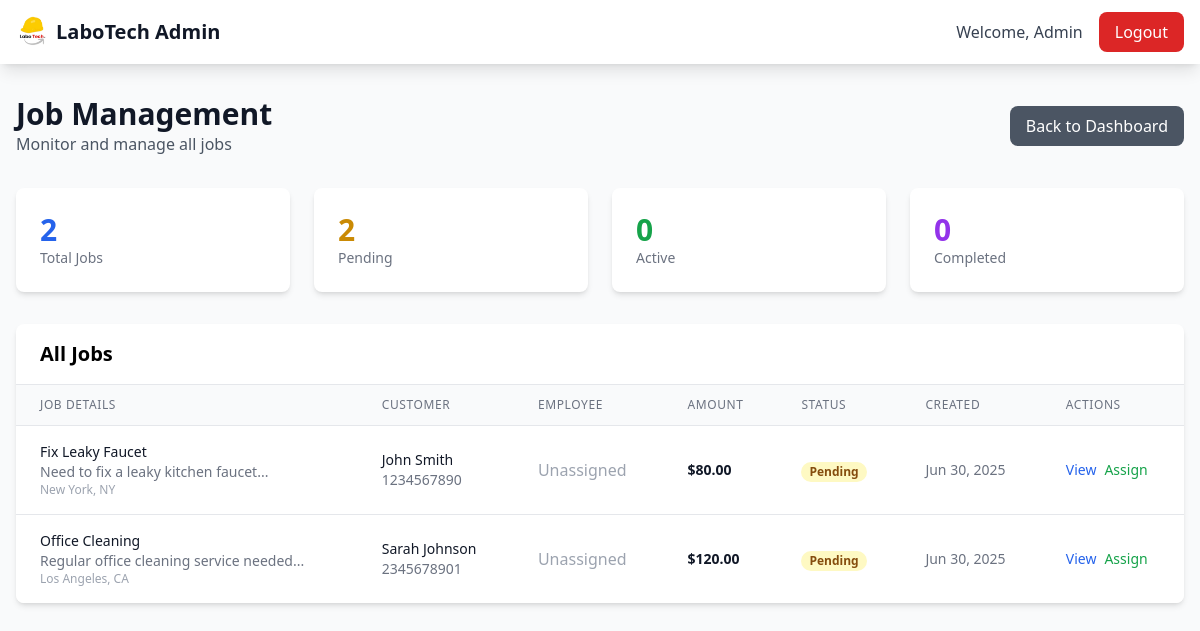
The page /admin/jobs.php (signed in) on the database its author committed.
### tables this page shows
CREATE TABLE IF NOT EXISTS jobs (
    id INT AUTO_INCREMENT PRIMARY KEY,
    title VARCHAR(255) NOT NULL,
    description TEXT NOT NULL,
    category VARCHAR(100) NOT NULL,
    location VARCHAR(255) NOT NULL,
    amount DECIMAL(10,2) NOT NULL,
    customer_id INT NOT NULL,
    employee_id INT,
    status ENUM('pending', 'active', 'in_progress', 'completed', 'cancelled') DEFAULT 'pending',
    priority ENUM('low', 'medium', 'high', 'urgent') DEFAULT 'medium',
    scheduled_date DATE,
    scheduled_time TIME,
    created_at TIMESTAMP DEFAULT CURRENT_TIMESTAMP,
    updated_at TIMESTAMP DEFAULT CURRENT_TIMESTAMP ON UPDATE CURRENT_TIMESTAMP,
    FOREIGN KEY (customer_id) REFERENCES customers(id) ON DELETE CASCADE,
    FOREIGN KEY (employee_id) REFERENCES employees(id) ON DELETE SET NULL
);

CREATE TABLE IF NOT EXISTS customers (
    id INT AUTO_INCREMENT PRIMARY KEY,
    name VARCHAR(100) NOT NULL,
    email VARCHAR(100) UNIQUE NOT NULL,
    phone VARCHAR(20) NOT NULL,
    location VARCHAR(255) NOT NULL,
    password VARCHAR(255) NOT NULL,
    status ENUM('active', 'inactive', 'suspended') DEFAULT 'active',
    profile_image VARCHAR(255),
    created_at TIMESTAMP DEFAULT CURRENT_TIMESTAMP,
    updated_at TIMESTAMP DEFAULT CURRENT_TIMESTAMP ON UPDATE CURRENT_TIMESTAMP
);

### admin/jobs.php (the view, shortened to what this page needs)
<?php
try {
    $pdo = new Database();
    $conn = $pdo->open();
    $stmt = $conn->query("SELECT j.*, c.name as customer_name, c.phone as customer_phone,
                         e.name as employee_name, e.phone as employee_phone
                         FROM jobs j
                         LEFT JOIN customers c ON j.customer_id = c.id
                         LEFT JOIN employees e ON j.employee_id = e.id
                         ORDER BY j.created_at DESC");
    $jobs = $stmt->fetchAll();
} catch (Exception $e) {
    $error = "Database error: " . $e->getMessage();
}
?>
<!DOCTYPE html>
<html lang="en">
<head>
    <script src="https://cdn.tailwindcss.com"></script>
</head>
<body class="bg-gray-50">
    <nav class="bg-white shadow-lg">
        <div class="max-w-7xl mx-auto px-4">
            <div class="flex justify-between h-16">
                <div class="flex items-center">
                    <img src="../assets/logo_without_bg.png" alt="LaboTech" class="h-8 w-auto">
                    <span class="ml-2 text-xl font-bold text-gray-900">LaboTech Admin</span>
                </div>
                <div class="flex items-center space-x-4">
                    <span class="text-gray-700">Welcome, <?php echo htmlspecialchars($_SESSION['admin_name']); ?></span>
                    <a href="../actions/logout" class="bg-red-600 text-white px-4 py-2 rounded-lg hover:bg-red-700 transition-colors">Logout</a>
                </div>
            </div>
        </div>
    </nav>
    <div class="max-w-7xl mx-auto px-4 py-8">
        <div class="flex justify-between items-center mb-8">
            <div>
                <h1 class="text-3xl font-bold text-gray-900">Job Management</h1>
                <p class="text-gray-600">Monitor and manage all jobs</p>
            </div>
            <a href="index" class="bg-gray-600 text-white px-4 py-2 rounded-lg hover:bg-gray-700 transition-colors">
                Back to Dashboard
            </a>
        </div>
        <div class="grid grid-cols-1 md:grid-cols-4 gap-6 mb-8">
            <?php
            $totalJobs = count($jobs);
            $pendingJobs = count(array_filter($jobs, function($j) { return $j['status'] == 'pending'; }));
            $activeJobs = count(array_filter($jobs, function($j) { return $j['status'] == 'active'; }));
            $completedJobs = count(array_filter($jobs, function($j) { return $j['status'] == 'completed'; }));
            ?>
            <div class="bg-white rounded-lg shadow-md p-6">
                <div class="text-3xl font-bold text-blue-600"><?php echo $totalJobs; ?></div>
                <div class="text-sm text-gray-500">Total Jobs</div>
            </div>
            <div class="bg-white rounded-lg shadow-md p-6">
                <div class="text-3xl font-bold text-yellow-600"><?php echo $pendingJobs; ?></div>
                <div class="text-sm text-gray-500">Pending</div>
            </div>
            <div class="bg-white rounded-lg shadow-md p-6">
                <div class="text-3xl font-bold text-green-600"><?php echo $activeJobs; ?></div>
                <div class="text-sm text-gray-500">Active</div>
            </div>
            <div class="bg-white rounded-lg shadow-md p-6">
                <div class="text-3xl font-bold text-purple-600"><?php echo $completedJobs; ?></div>
                <div class="text-sm text-gray-500">Completed</div>
            </div>
        </div>
        <div class="bg-white rounded-lg shadow-md overflow-hidden">
            <div class="px-6 py-4 border-b border-gray-200">
                <h2 class="text-xl font-semibold">All Jobs</h2>
            </div>
            <div class="overflow-x-auto">
                <table class="min-w-full divide-y divide-gray-200">
                    <thead class="bg-gray-50">
                        <tr>
                            <th class="px-6 py-3 text-left text-xs font-medium text-gray-500 uppercase tracking-wider">Job Details</th>
                            <th class="px-6 py-3 text-left text-xs font-medium text-gray-500 uppercase tracking-wider">Customer</th>
                            <th class="px-6 py-3 text-left text-xs font-medium text-gray-500 uppercase tracking-wider">Employee</th>
                            <th class="px-6 py-3 text-left text-xs font-medium text-gray-500 uppercase tracking-wider">Amount</th>
                            <th class="px-6 py-3 text-left text-xs font-medium text-gray-500 uppercase tracking-wider">Status</th>
                            <th class="px-6 py-3 text-left text-xs font-medium text-gray-500 uppercase tracking-wider">Created</th>
                            <th class="px-6 py-3 text-left text-xs font-medium text-gray-500 uppercase tracking-wider">Actions</th>
                        </tr>
                    </thead>
                    <tbody class="bg-white divide-y divide-gray-200">
                        <?php foreach ($jobs as $job): ?>
                            <tr>
                                <td class="px-6 py-4">
                                    <div class="text-sm font-medium text-gray-900"><?php echo htmlspecialchars($job['title']); ?></div>
                                    <div class="text-sm text-gray-500"><?php echo htmlspecialchars(substr($job['description'], 0, 100)) . '...'; ?></div>
                                    <div class="text-xs text-gray-400"><?php echo htmlspecialchars($job['location']); ?></div>
                                </td>
                                <td class="px-6 py-4 whitespace-nowrap">
                                    <div class="text-sm font-medium text-gray-900"><?php echo htmlspecialchars($job['customer_name']); ?></div>
                                    <div class="text-sm text-gray-500"><?php echo htmlspecialchars($job['customer_phone']); ?></div>
                                </td>
                                <td class="px-6 py-4 whitespace-nowrap">
                                    <?php if ($job['employee_name']): ?>
                                        <div class="text-sm font-medium text-gray-900"><?php echo htmlspecialchars($job['employee_name']); ?></div>
                                        <div class="text-sm text-gray-500"><?php echo htmlspecialchars($job['employee_phone']); ?></div>
                                    <?php else: ?>
                                        <span class="text-gray-400">Unassigned</span>
                                    <?php endif; ?>
                                </td>
                                <td class="px-6 py-4 whitespace-nowrap text-sm font-semibold text-gray-900">$<?php echo number_format($job['amount'], 2); ?></td>
                                <td class="px-6 py-4 whitespace-nowrap">
                                    <span class="px-2 inline-flex text-xs leading-5 font-semibold rounded-full
                                        <?php
                                        switch($job['status']) {
                                            case 'pending': echo 'bg-yellow-100 text-yellow-800'; break;
                                        }
                                        ?>">
                                        <?php echo ucfirst($job['status']); ?>
                                    </span>
                                </td>
                                <td class="px-6 py-4 whitespace-nowrap text-sm text-gray-500"><?php echo date('M d, Y', strtotime($job['created_at'])); ?></td>
                                <td class="px-6 py-4 whitespace-nowrap text-sm font-medium">
                                    <div class="flex space-x-2">
                                        <button onclick="viewJob(<?php echo $job['id']; ?>)"
                                                class="text-blue-600 hover:text-blue-900">View</button>
                                        <?php if ($job['status'] == 'pending'): ?>
                                            <button onclick="assignJob(<?php echo $job['id']; ?>)"
                                                    class="text-green-600 hover:text-green-900">Assign</button>
                                        <?php endif; ?>
                                    </div>
                                </td>
                            </tr>
                        <?php endforeach; ?>
                    </tbody>
                </table>
            </div>
        </div>
    </div>
</body>
</html>

### rows shown on the page
jobs: title "Fix Leaky Faucet", description "Need to fix a leaky kitchen faucet", location "New York, NY", customer.name "John Smith", customer.phone "1234567890", amount "80.00", status "Pending", created_at "Jun 30, 2025"
jobs: title "Office Cleaning", description "Regular office cleaning service needed", location "Los Angeles, CA", customer.name "Sarah Johnson", customer.phone "2345678901", amount "120.00", status "Pending", created_at "Jun 30, 2025"

### other values the page prints
$_SESSION['admin_name'] "Admin"
$totalJobs "2"
$pendingJobs "2"
$activeJobs "0"
$completedJobs "0"
